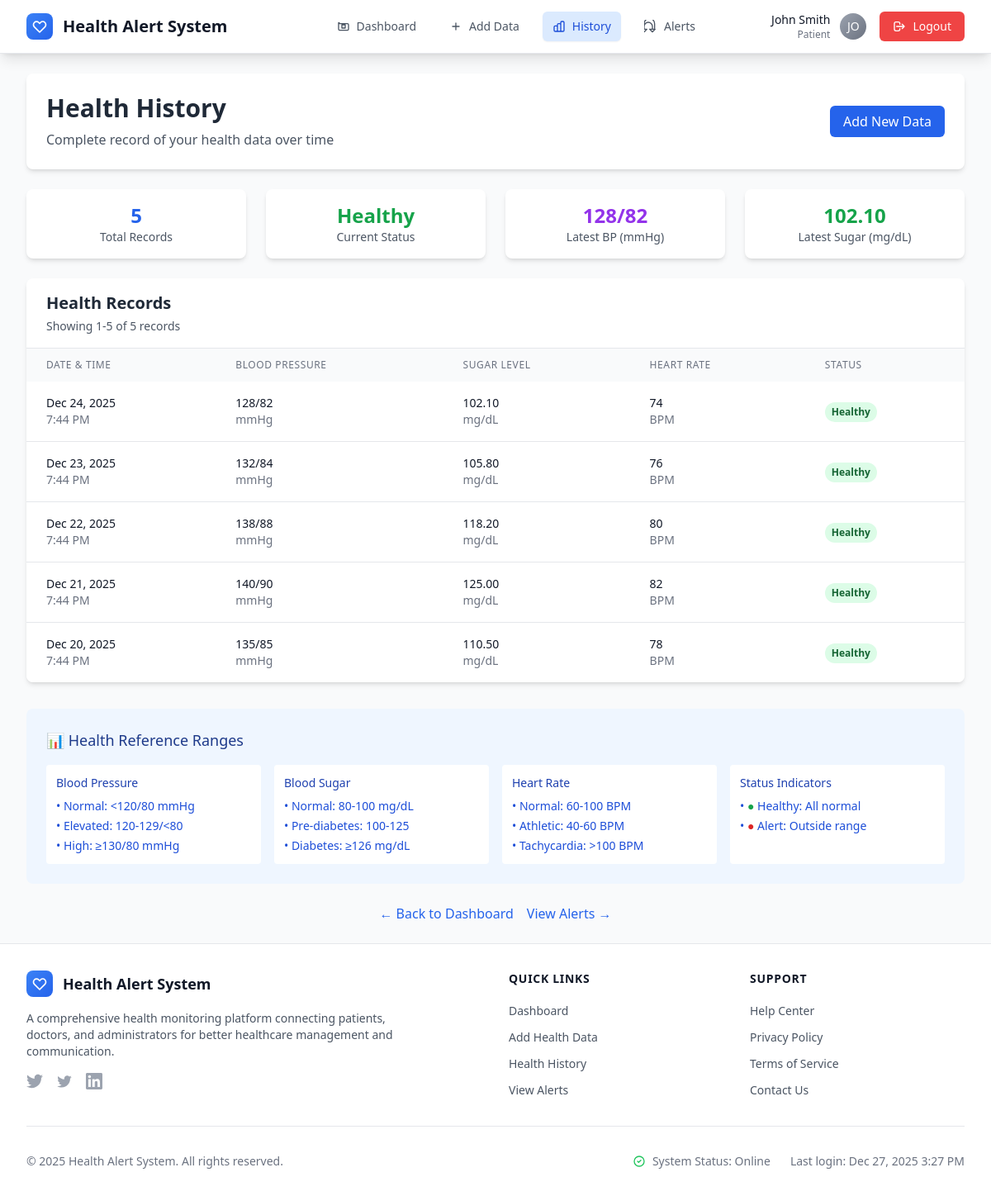
The page /patient/health_history.php (signed in) on the database its author committed.
### tables this page shows
CREATE TABLE health_data (
    id INT PRIMARY KEY AUTO_INCREMENT,
    patient_id INT NOT NULL,
    systolic_bp INT NOT NULL,
    diastolic_bp INT NOT NULL,
    sugar_level DECIMAL(5,2) NOT NULL,
    heart_rate INT NOT NULL,
    created_at TIMESTAMP DEFAULT CURRENT_TIMESTAMP,
    FOREIGN KEY (patient_id) REFERENCES users(id) ON DELETE CASCADE
);

### patient/health_history.php (the view, shortened to what this page needs)
<?php
require_once '../config/db.php';
$user_id = $_SESSION['user_id'];
$records_per_page = 10;
$page = isset($_GET['page']) ? (int)$_GET['page'] : 1;
$offset = ($page - 1) * $records_per_page;
$count_query = "SELECT COUNT(*) as total FROM health_data WHERE patient_id = $user_id";
$count_result = mysqli_query($connection, $count_query);
$total_records = mysqli_fetch_assoc($count_result)['total'];
$health_query = "SELECT * FROM health_data
                WHERE patient_id = $user_id
                ORDER BY created_at DESC
                LIMIT $records_per_page OFFSET $offset";
$health_result = mysqli_query($connection, $health_query);
function getHealthStatus($systolic, $diastolic, $sugar, $heart_rate) {
    if ($systolic > 140 || $diastolic > 90 || $sugar > 140 || $heart_rate > 100 ||
        $systolic < 90 || $diastolic < 60 || $sugar < 70 || $heart_rate < 60) {
        return ['status' => 'Alert', 'color' => 'red'];
    } else {
        return ['status' => 'Healthy', 'color' => 'green'];
    }
}
include '../includes/header.php';
?>
<div class="max-w-6xl mx-auto">
    <div class="bg-white rounded-lg shadow-md p-6 mb-6">
        <div class="flex flex-col sm:flex-row justify-between items-start sm:items-center">
            <div>
                <h1 class="text-3xl font-bold text-gray-800 mb-2">Health History</h1>
                <p class="text-gray-600">Complete record of your health data over time</p>
            </div>
            <div class="mt-4 sm:mt-0">
                <a href="add_health_data.php"
                   class="bg-blue-600 hover:bg-blue-700 text-white px-4 py-2 rounded-md transition-colors">
                    Add New Data
                </a>
            </div>
        </div>
    </div>
    <div class="grid grid-cols-1 md:grid-cols-4 gap-6 mb-6">
        <div class="bg-white rounded-lg shadow-md p-4">
            <div class="text-center">
                <p class="text-2xl font-bold text-blue-600"><?php echo $total_records; ?></p>
                <p class="text-gray-600 text-sm">Total Records</p>
            </div>
        </div>
        <?php if ($total_records > 0): ?>
        <?php
        $latest_query = "SELECT * FROM health_data WHERE patient_id = $user_id ORDER BY created_at DESC LIMIT 1";
        $latest_result = mysqli_query($connection, $latest_query);
        $latest = mysqli_fetch_assoc($latest_result);
        $latest_status = getHealthStatus($latest['systolic_bp'], $latest['diastolic_bp'],
                                       $latest['sugar_level'], $latest['heart_rate']);
        ?>
        <div class="bg-white rounded-lg shadow-md p-4">
            <div class="text-center">
                <p class="text-2xl font-bold text-<?php echo $latest_status['color']; ?>-600">
                    <?php echo $latest_status['status']; ?>
                </p>
                <p class="text-gray-600 text-sm">Current Status</p>
            </div>
        </div>
        <div class="bg-white rounded-lg shadow-md p-4">
            <div class="text-center">
                <p class="text-2xl font-bold text-purple-600">
                    <?php echo $latest['systolic_bp'] . '/' . $latest['diastolic_bp']; ?>
                </p>
                <p class="text-gray-600 text-sm">Latest BP (mmHg)</p>
            </div>
        </div>
        <div class="bg-white rounded-lg shadow-md p-4">
            <div class="text-center">
                <p class="text-2xl font-bold text-green-600">
                    <?php echo $latest['sugar_level']; ?>
                </p>
                <p class="text-gray-600 text-sm">Latest Sugar (mg/dL)</p>
            </div>
        </div>
        <?php endif; ?>
    </div>
    <?php if (mysqli_num_rows($health_result) > 0): ?>
    <div class="bg-white rounded-lg shadow-md overflow-hidden">
        <div class="px-6 py-4 border-b border-gray-200">
            <h2 class="text-xl font-semibold text-gray-800">Health Records</h2>
            <p class="text-gray-600 text-sm mt-1">
                Showing <?php echo $offset + 1; ?>-<?php echo min($offset + $records_per_page, $total_records); ?>
                of <?php echo $total_records; ?> records
            </p>
        </div>
        <div class="overflow-x-auto">
            <table class="min-w-full">
                <thead class="bg-gray-50">
                    <tr>
                        <th class="px-6 py-3 text-left text-xs font-medium text-gray-500 uppercase tracking-wider">
                            Date & Time
                        </th>
                        <th class="px-6 py-3 text-left text-xs font-medium text-gray-500 uppercase tracking-wider">
                            Blood Pressure
                        </th>
                        <th class="px-6 py-3 text-left text-xs font-medium text-gray-500 uppercase tracking-wider">
                            Sugar Level
                        </th>
                        <th class="px-6 py-3 text-left text-xs font-medium text-gray-500 uppercase tracking-wider">
                            Heart Rate
                        </th>
                        <th class="px-6 py-3 text-left text-xs font-medium text-gray-500 uppercase tracking-wider">
                            Status
                        </th>
                    </tr>
                </thead>
                <tbody class="bg-white divide-y divide-gray-200">
                    <?php while ($health = mysqli_fetch_assoc($health_result)): ?>
                    <?php
                    $status = getHealthStatus($health['systolic_bp'], $health['diastolic_bp'],
                                            $health['sugar_level'], $health['heart_rate']);
                    ?>
                    <tr class="hover:bg-gray-50 transition-colors">
                        <td class="px-6 py-4 whitespace-nowrap">
                            <div class="text-sm font-medium text-gray-900">
                                <?php echo date('M j, Y', strtotime($health['created_at'])); ?>
                            </div>
                            <div class="text-sm text-gray-500">
                                <?php echo date('g:i A', strtotime($health['created_at'])); ?>
                            </div>
                        </td>
                        <td class="px-6 py-4 whitespace-nowrap">
                            <div class="text-sm font-medium text-gray-900">
                                <?php echo $health['systolic_bp'] . '/' . $health['diastolic_bp']; ?>
                            </div>
                            <div class="text-sm text-gray-500">mmHg</div>
                        </td>
                        <td class="px-6 py-4 whitespace-nowrap">
                            <div class="text-sm font-medium text-gray-900">
                                <?php echo $health['sugar_level']; ?>
                            </div>
                            <div class="text-sm text-gray-500">mg/dL</div>
                        </td>
                        <td class="px-6 py-4 whitespace-nowrap">
                            <div class="text-sm font-medium text-gray-900">
                                <?php echo $health['heart_rate']; ?>
                            </div>
                            <div class="text-sm text-gray-500">BPM</div>
                        </td>
                        <td class="px-6 py-4 whitespace-nowrap">
                            <span class="inline-flex px-2 py-1 text-xs font-semibold rounded-full
                                       bg-<?php echo $status['color']; ?>-100
                                       text-<?php echo $status['color']; ?>-800">
                                <?php echo $status['status']; ?>
                            </span>
                        </td>
                    </tr>
                    <?php endwhile; ?>
                </tbody>
            </table>
        </div>
    </div>
    <?php endif; ?>
    <div class="mt-8 bg-blue-50 rounded-lg p-6">
        <h3 class="text-lg font-medium text-blue-900 mb-4">📊 Health Reference Ranges</h3>
        <div class="grid grid-cols-1 md:grid-cols-2 lg:grid-cols-4 gap-4 text-sm">
            <div class="bg-white rounded p-3">
                <h4 class="font-medium text-blue-800 mb-2">Blood Pressure</h4>
                <ul class="text-blue-700 space-y-1">
                    <li>• Normal: &lt;120/80 mmHg</li>
                    <li>• Elevated: 120-129/&lt;80</li>
                    <li>• High: ≥130/80 mmHg</li>
                </ul>
            </div>
            <div class="bg-white rounded p-3">
                <h4 class="font-medium text-blue-800 mb-2">Blood Sugar</h4>
                <ul class="text-blue-700 space-y-1">
                    <li>• Normal: 80-100 mg/dL</li>
                    <li>• Pre-diabetes: 100-125</li>
                    <li>• Diabetes: ≥126 mg/dL</li>
                </ul>
            </div>
            <div class="bg-white rounded p-3">
                <h4 class="font-medium text-blue-800 mb-2">Heart Rate</h4>
                <ul class="text-blue-700 space-y-1">
                    <li>• Normal: 60-100 BPM</li>
                    <li>• Athletic: 40-60 BPM</li>
                    <li>• Tachycardia: &gt;100 BPM</li>
                </ul>
            </div>
            <div class="bg-white rounded p-3">
                <h4 class="font-medium text-blue-800 mb-2">Status Indicators</h4>
                <ul class="text-blue-700 space-y-1">
                    <li>• <span class="text-green-600">●</span> Healthy: All normal</li>
                    <li>• <span class="text-red-600">●</span> Alert: Outside range</li>
                </ul>
            </div>
        </div>
    </div>
    <div class="mt-6 flex justify-center space-x-4">
        <a href="dashboard.php"
           class="text-blue-600 hover:text-blue-800 font-medium">
            ← Back to Dashboard
        </a>
        <a href="alerts.php"
           class="text-blue-600 hover:text-blue-800 font-medium">
            View Alerts →
        </a>
    </div>
</div>
<?php include '../includes/footer.php'; ?>

### assets/css/animations.css (style rules this page uses)
tbody tr { transition: all 0.2s ease; }

### includes/header.php (style rules this page uses)
* { transition-property: color, background-color, border-color, text-decoration-color, fill, stroke, opacity, box-shadow, transform, filter, backdrop-filter; transition-timing-function: cubic-bezier(0.4, 0, 0.2, 1); transition-duration: 150ms; }

### rows shown on the page
health_data: systolic_bp "128", diastolic_bp "82", sugar_level "102.10", created_at "Dec 24, 2025", created_at "7:44 PM", heart_rate "74", status "Healthy"
health_data: created_at "Dec 23, 2025", created_at "7:44 PM", systolic_bp "132", diastolic_bp "84", sugar_level "105.80", heart_rate "76", status "Healthy"
health_data: created_at "Dec 22, 2025", created_at "7:44 PM", systolic_bp "138", diastolic_bp "88", sugar_level "118.20", heart_rate "80", status "Healthy"
health_data: created_at "Dec 21, 2025", created_at "7:44 PM", systolic_bp "140", diastolic_bp "90", sugar_level "125.00", heart_rate "82", status "Healthy"
health_data: created_at "Dec 20, 2025", created_at "7:44 PM", systolic_bp "135", diastolic_bp "85", sugar_level "110.50", heart_rate "78", status "Healthy"

### other values the page prints
$item[1] "Dashboard"
$item[1] "Add Data"
$item[1] "History"
$item[1] "Alerts"
$_SESSION['name'] "John Smith"
$_SESSION['role'] "Patient"
substr($_SESSION['name'], 0, 2) "JO"
$total_records "5"
$latest_status['status'] "Healthy"
$offset + 1 "1"
min($offset + $records_per_page, $total_records) "5"
